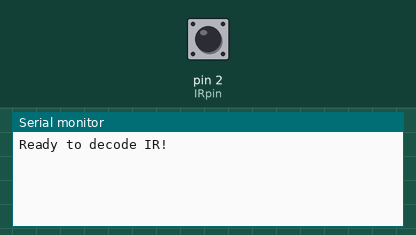
Simulated run of this sketch. Board: Arduino Uno, built with avr-gcc and run on an emulated ATmega328P. Parts: the last lines printed to the serial monitor. The test bench sets the inputs (shaded band); at power-on: pin 2 (IRpin) HIGH.

Above: at 1.2 s.
1.3 s: pin 2 (IRpin) pulsed LOW 2 times (0.12 s each, 0.3 s apart)
At 4.1 s:
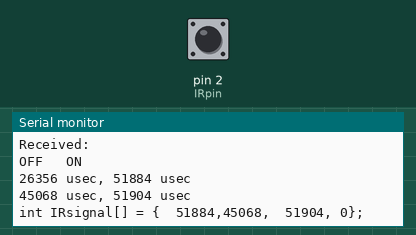
4.5 s: pin 2 (IRpin) pulsed LOW 5 times (0.12 s each, 0.3 s apart)
At 8.8 s:
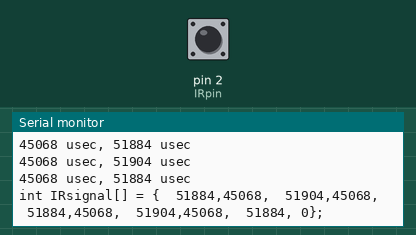
Timing chart, 0 to 10.3 s (numbered marks = the images above; inputs shaded):
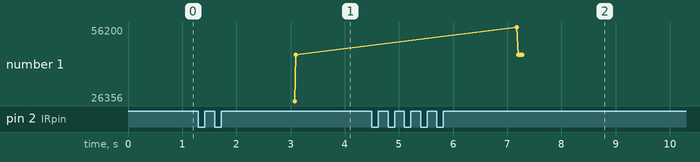

The sketch:

IR_ReadAndDecode.ino
```cpp
// We need to use the 'raw' pin reading methods
// because timing is very important here and the digitalRead()
// procedure is slower!
//uint8_t IRpin = 2;
// Digital pin #2 is the same as Pin D2 see
// http://arduino.cc/en/Hacking/PinMapping168 for the 'raw' pin mapping


#define IRpin_PIN PIND
#define IRpin 2

// the maximum pulse we'll listen for - 65 milliseconds is a long time
#define MAXPULSE 65000

// what our timing resolution should be, larger is better
// as its more 'precise' - but too large and you wont get
// accurate timing
#define RESOLUTION 20

// we will store up to 100 pulse pairs (this is -a lot-)
uint16_t pulses[100][2]; // pair is high and low pulse
uint8_t currentpulse = 0; // index for pulses we're storing

void setup(void) {
  Serial.begin(9600);
  Serial.println("Ready to decode IR!");

}

void loop(void) {
  uint16_t highpulse, lowpulse; // temporary storage timing
  highpulse = lowpulse = 0; // start out with no pulse length


// while (digitalRead(IRpin)) { // this is too slow!
    while (IRpin_PIN & (1 << IRpin)) {
     // pin is still HIGH

     // count off another few microseconds
     highpulse++;
     delayMicroseconds(RESOLUTION);

     // If the pulse is too long, we 'timed out' - either nothing
     // was received or the code is finished, so print what
     // we've grabbed so far, and then reset
     if ((highpulse >= MAXPULSE) && (currentpulse != 0)) {
       printpulses();
       currentpulse=0;
       return;
     }
  }
  // we didn't time out so lets stash the reading
  pulses[currentpulse][0] = highpulse;

  // same as above
  while (! (IRpin_PIN & _BV(IRpin))) {
     // pin is still LOW
     lowpulse++;
     delayMicroseconds(RESOLUTION);
     if ((lowpulse >= MAXPULSE) && (currentpulse != 0)) {
       printpulses();
       currentpulse=0;
       return;
     }
  }
  pulses[currentpulse][1] = lowpulse;

  // we read one high-low pulse successfully, continue!
  currentpulse++;
}

void printpulses(void) {
  Serial.println("\n\r\n\rReceived: \n\rOFF \tON");
  for (uint8_t i = 0; i < currentpulse; i++) {
    Serial.print(pulses[i][0] * RESOLUTION, DEC);
    Serial.print(" usec, ");
    Serial.print(pulses[i][1] * RESOLUTION, DEC);
    Serial.println(" usec");
  }

  // print it in a 'array' format
  Serial.print("int IRsignal[] = {");
  //Serial.println("// ON, OFF (in 10's of microseconds)");
  for (uint8_t i = 0; i < currentpulse-1; i++) {
    //Serial.print("\t"); // tab
    Serial.print("  ");
    //Serial.print(pulses[i][1] * RESOLUTION / 10, DEC);
    Serial.print(pulses[i][1] * RESOLUTION, DEC);
    Serial.print(",");
    //Serial.print(pulses[i+1][0] * RESOLUTION / 10, DEC);
    Serial.print(pulses[i+1][0] * RESOLUTION, DEC);
    Serial.print(",");
  }
  Serial.print("  "); // tab
  //Serial.print(pulses[currentpulse-1][1] * RESOLUTION / 10, DEC);
  Serial.print(pulses[currentpulse-1][1] * RESOLUTION, DEC);
  Serial.print(", 0};");
}
```

Source omitted: newa.ino (data table, 23552 bytes)

Measured:
- after the input at 1.3 s, the serial monitor: prints a new line after 1.8 s (image 1)
- after the input at 4.5 s, the serial monitor: prints a new line after 2.7 s (image 2)
